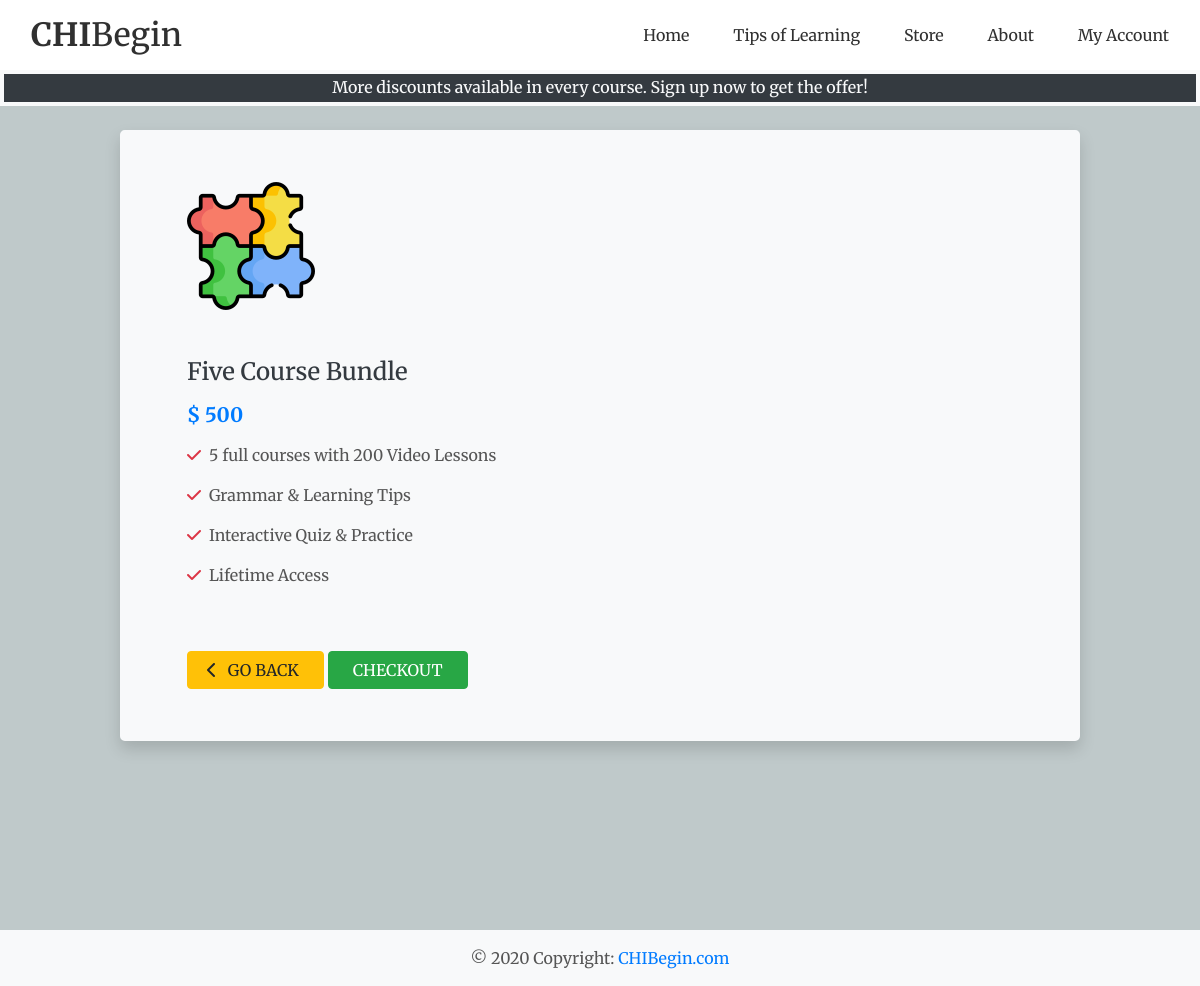
/store/6, run on an earlier commit of the app's database.
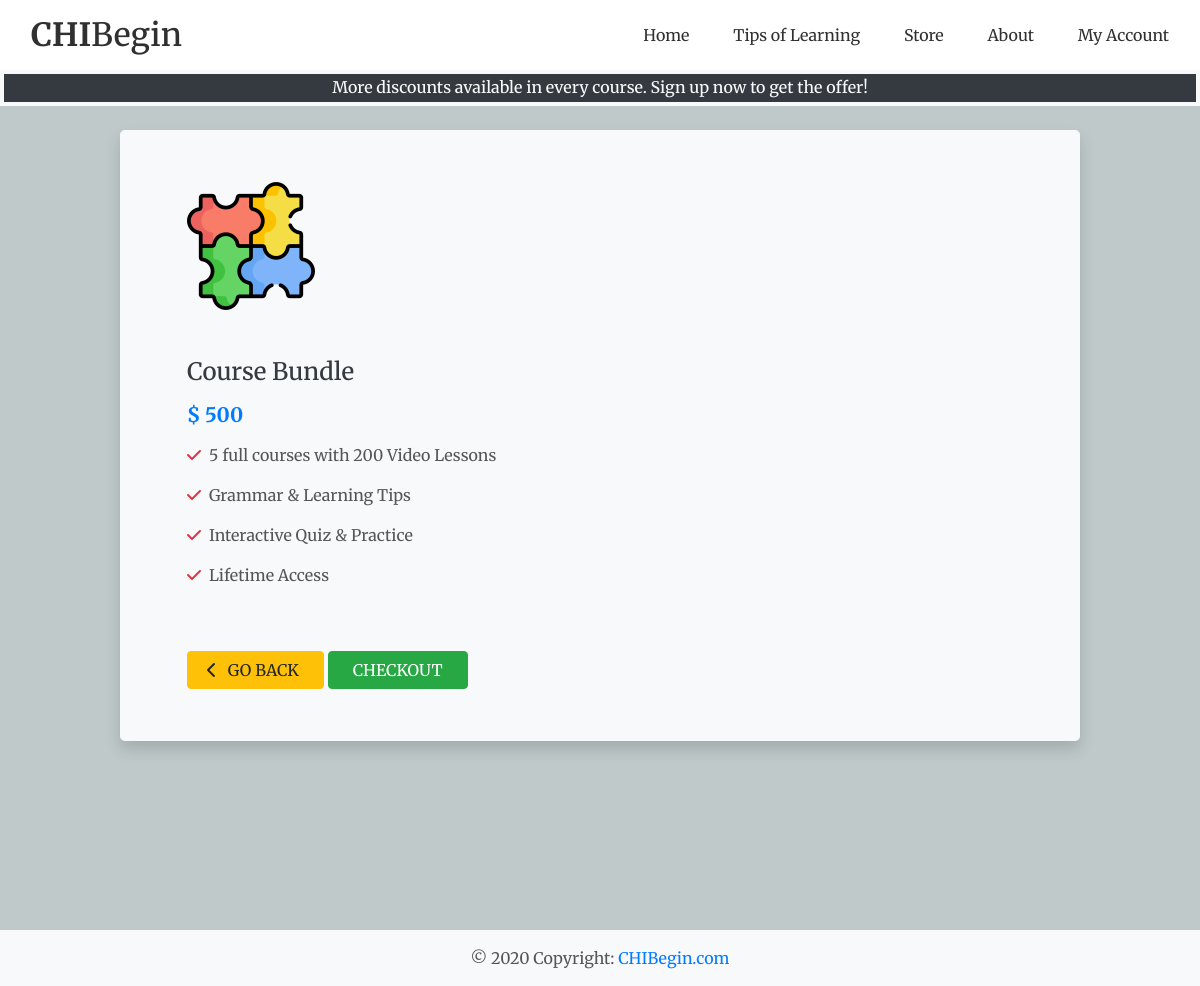
And on a later commit of the database.
### store/models.py (models this page shows, shortened)
class Store(models.Model):
    category = models.ForeignKey('Category', null=True, blank=True, on_delete=models.SET_NULL)
    sku = models.CharField(max_length=20, null=True, blank=True)
    name = models.CharField(max_length=254)
    description_1 = models.TextField()
    description_2 = models.TextField()
    description_3 = models.TextField()
    description_4 = models.TextField()
    before_discount = models.DecimalField(max_digits=6, decimal_places=0)
    price = models.DecimalField(max_digits=6, decimal_places=0)
    image = models.ImageField(null=True, blank=True)

### store/views.py (the view)
# urls.py: path('<store_id>', views.course_detail, name='course_detail'),
def course_detail(request, store_id):
    store = get_object_or_404(Store, pk=store_id)
    context = {
        'store': store,
    }
    return render(request, 'store/course_detail.html', context)

### store/templates/store/course_detail.html (shortened to what this page needs)
{% extends 'base.html' %}
{% load static %}
{% block content %}
    <div class="container vh-100">
        <div class="row border border-4 border-light rounded-lg bg-light shadow">
            <div class="col-12 col-md-12 col-lg-12 mx-5">
                <div class="image-container my-5">
                    <img src="/media/{{ store.image }}" alt="{{ store.name }}">
                </div>
            </div>
            <div class="col-12 col-md-12 col-lg-12 mx-5">
                <div class="product-details-container mb-5">
                    <h4 class="mb-0 text-dark">{{ store.name }}</h4>
                    <h5 class="lead mt-3 mb-3 text-left text-primary font-weight-bold">$ {{ store.price }}</h5>
                    <p class="mt-3"><i class="fa fa-check text-danger pr-2" aria-hidden="true"></i>{{ store.description_1 }}</p>
                    <p class="mt-3"><i class="fa fa-check text-danger pr-2" aria-hidden="true"></i>{{ store.description_2 }}</p>
                    <p class="mt-3"><i class="fa fa-check text-danger pr-2" aria-hidden="true"></i>{{ store.description_3 }}</p>
                    <p class="mt-3"><i class="fa fa-check text-danger pr-2" aria-hidden="true"></i>{{ store.description_4 }}</p>
                    <form class="form" action="{% url 'checkout' store.id %}" method="POST">
                        <div class="form-row">
                            <div class="col-12">
                                <a href="{% url 'store' %}" class="btn btn-warning rounded-1 mt-5 pr-4">
                                    <span class="icon">
                                        <i class="fas fa-chevron-left"></i>
                                    </span>
                                    <span class="text-uppercase">Go Back</span>
                                </a>
                                <input type="submit" class="btn btn-success rounded-1 text-uppercase mt-5 pl-4 pr-4" value="checkout">
                            </div>
                        </div>
                    </form>
                </div>
            </div>
        </div>
    </div>
{% endblock %}

### templates/base.html (shortened to what this page needs)
{% load static %}
<!doctype html>
<html lang="en">
  <head>
    {% block corecss %}
        <link rel="stylesheet" href="https://stackpath.bootstrapcdn.com/bootstrap/4.5.0/css/bootstrap.min.css">
        <link rel="stylesheet" href="{% static 'css/base.css' %}">
    {% endblock %}
  </head>
  <body>
    <header class="container-fluid fixed-top">
        <div id="topnav" class="row bg-white pt-lg-2 pb-lg-2 d-none d-lg-flex">
            <div class="col-12 col-lg-4 my-auto py-lg-0 text-center text-lg-left">
                <a href="{% url 'home' %}" class="nav-link main-logo-link">
                    <h2 class="logo-font text-black my-0"><strong>CHI</strong>Begin</h2>
                </a>
            </div>
            <div class="col-12 col-lg-8 my-auto py-1 py-lg-0">
                <ul class="list-inline list-unstyled text-center text-lg-right my-0">
                    <li class="list-inline-item">
                        <a class="text-black nav-link" href="{% url 'home' %}">Home</a>
                    </li>
                    <li class="list-inline-item">
                        <a class="text-black nav-link" href="{% url 'tips' %}">Tips of Learning</a>
                    </li>
                    <li class="list-inline-item">
                        <a class="text-black nav-link" href="{% url 'store' %}">Store</a>
                    </li>
                    <li class="list-inline-item">
                        <a class="text-black nav-link" href="{% url 'about' %}">About</a>
                    </li>
                    <li class="list-inline-item dropdown">
                        <a class="text-black nav-link" href="#" id="user-options" data-toggle="dropdown" aria-haspopup="true" aria-expanded="false">
                            <div class="text-center">
                                <p class="my-0">My Account</p>
                            </div>
                        </a>
                    </li>
                </ul>
            </div>
        </div>
        <div id="discount-banner" class="row text-center">
            <div class="col bg-dark text-light border border-4 border-light">
                <h6 class="logo-font my-1">More discounts available in every course. Sign up now to get the offer!</h6>
            </div>
        </div>
    </header>
    {% block page_header %}
        <div class="container header-container">
        </div>
    {% endblock %}
    {% block content %}
    {% endblock %}
    <footer class="page-footer font-small indigo bg-light">
        <div class="footer-copyright text-center py-3">© 2020 Copyright:
            <a href="{% url 'home' %}"> CHIBegin.com</a>
        </div>
    </footer>
  </body>
</html>

### static/css/base.css (style rules this page uses)
html { height: 100%; }
body { background-color: #bfc9ca; color: #555555; font-family: 'Merriweather', serif; }
.icon { align-items: center; display: inline-flex; justify-content: center; height: 1.5rem; width: 1.5rem; }
.main-logo-link { width: fit-content; }
.text-black { color: #303030 !important; }
.border-4 { border-width: 4px !important; }
@media (min-width: 1200px) { .container { max-width: 80%; } }
@media (min-width: 992px) { .header-container { padding-top: 130px; } }

What changed in the data, as far as the page shows it:
changed Store "5 full courses with 200 Video Lessons": name "Five Course Bundle" → "Course Bundle"
